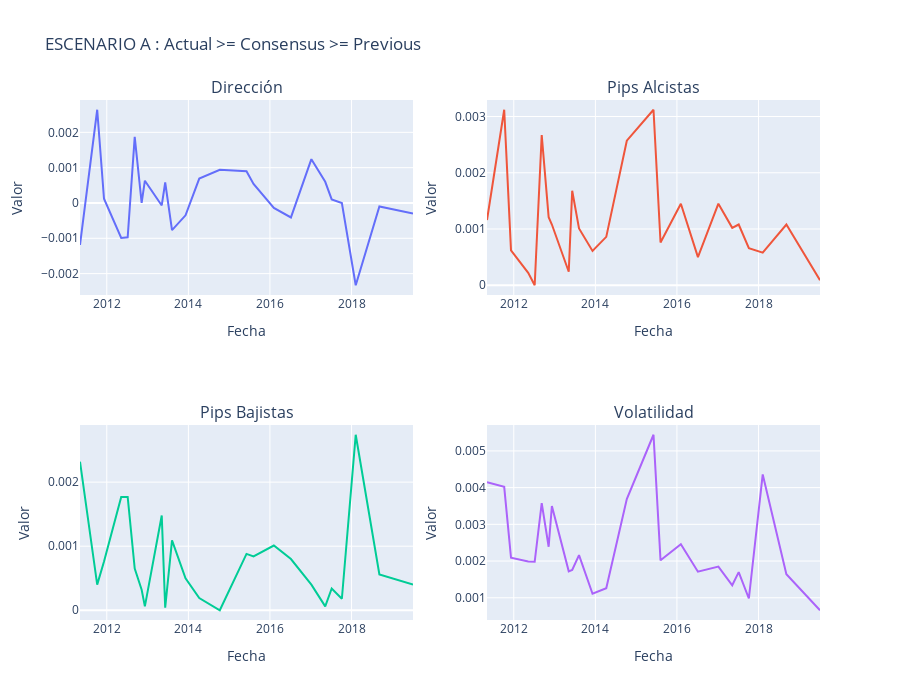

This figure's notebook cell:
### Code cell
plotesc(EUR,Aeur,"ESCENARIO A : Actual >= Consensus >= Previous")
